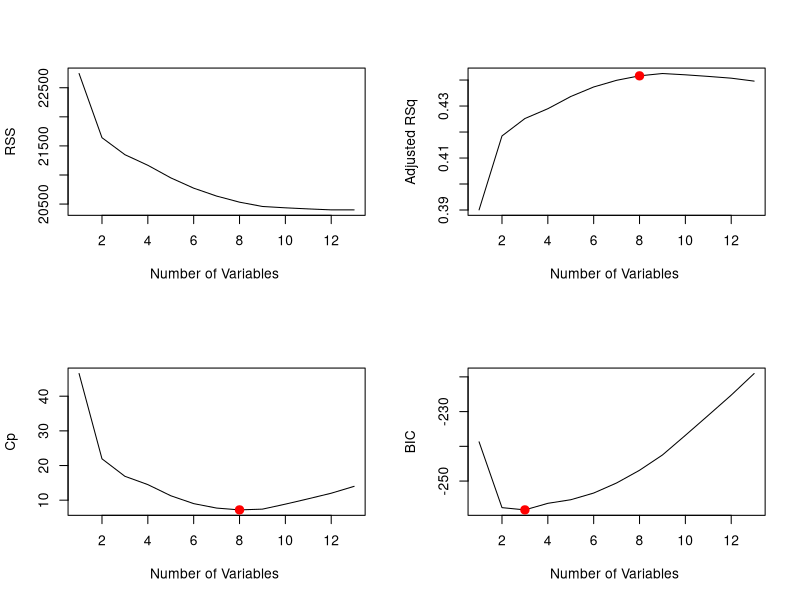

The R source for this figure: (Note: this script raises an error after producing the figure.)
# Load Libraries
library(MASS)
attach(Boston)
library(leaps)

# 1.1 Best Subset Selection
regfit.full=regsubsets (crim~.,Boston)
summary(regfit.full)
## Output >
regfit.full=regsubsets (crim~.,data=Boston ,nvmax=13)
reg.summary =summary (regfit.full)
par(mfrow=c(2,2))
plot(reg.summary$rss ,xlab="Number of Variables ",ylab="RSS", type="l")
plot(reg.summary$adjr2 ,xlab="Number of Variables ", ylab="Adjusted RSq",type="l")
which.max(reg.summary$adjr2)
points (8,reg.summary$adjr2[8], col="red",cex=2,pch =20)
plot(reg.summary$cp ,xlab="Number of Variables ",ylab="Cp", type='l')
which.min(reg.summary$cp)
points (8,reg.summary$cp [8], col ="red",cex=2,pch =20)
plot(reg.summary$bic ,xlab="Number of Variables ",ylab="BIC", type='l')
which.min(reg.summary$bic )
points (3,reg.summary$bic [3],col="red",cex=2,pch =20)
## Test
set.seed(1)
train=sample(c(TRUE ,FALSE), nrow(Boston),rep=TRUE)
test=(!train)
regfit.best=regsubsets (crim~.,data=Boston[train ,], nvmax=13)
test.mat=model.matrix(crim~.,data=Boston[test ,])
val.errors =rep(NA ,13)
for(i in 1:13){coefi=coef(regfit.best ,id=i)
  pred=test.mat[,names(coefi)]%*%coefi
  val.errors[i]=mean((Boston$crim[test]-pred)^2)
}
## Cross-Validation
k <- 10
folds=sample (1:k,nrow(Boston),replace=TRUE)
cv.errors=matrix (NA,k,13, dimnames=list(NULL, paste (1:13)))
for(j in 1:k){
  best.fit=regsubsets(crim~.,data=Boston [folds!=j,],nvmax=13)
  for(i in 1:13){
    pred=predict(best.fit ,Boston [folds ==j,],id=i)
    cv.errors[j,i]= mean(( Boston$crim[folds==j]-pred)^2)
  }
}
mean.cv.errors=apply(cv.errors ,2, mean)
mean.cv.errors
par(mfrow=c(1,1))
plot(mean.cv.errors ,type='b')
reg.best=regsubsets (crim~.,data=Boston , nvmax=13)
coef(reg.best ,11)



# 1.2 The Lasso

# 1.3 Ridge Regression

# 1.4 PCR

# 2.1 Validation Set Error

# 2.2 Cross-Validation

# 3 Which features are used in the chosen model?
